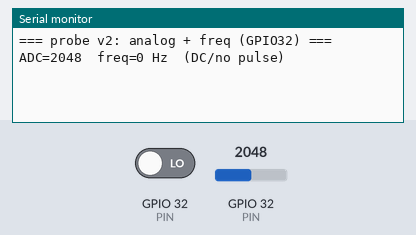
Recording of a sketch running on a simulated ESP32. Parts: the last lines printed to the serial monitor. The inputs (shaded band) are chosen by the test bench; at power-on: GPIO 32 (PIN) = 2048, GPIO 32 (PIN) LOW.

Above: at 1.9 s.
2.0 s: GPIO 32 (PIN) set to 2866
At 2.6 s:
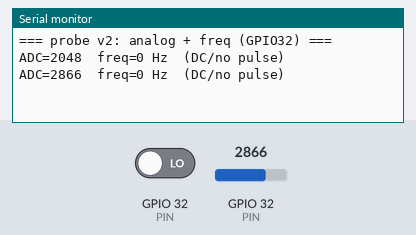
6.2 s: GPIO 32 (PIN) set to 3603
At 6.8 s:
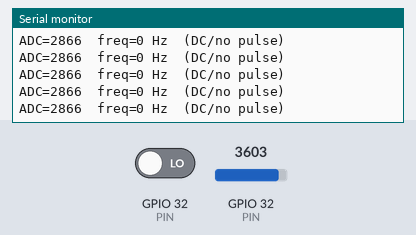
Timing chart, 0 to 9.2 s (numbered marks = the images above; inputs shaded):
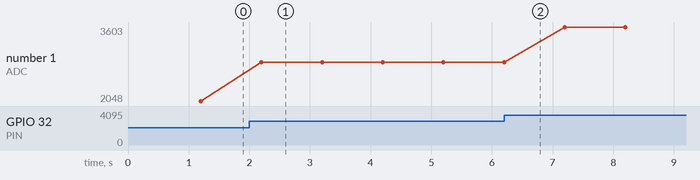

Measured:
- after the input at 2.0 s, the serial monitor: prints a new line after 0.20 s (image 1)
- plotted number 1: 2048 → 2866 after the input at 2.0 s, 2866 → 3603 after the input at 6.2 s

The sketch:

soil_probe_v2.ino
```cpp
// soil_probe_v2.ino — 双测：ADC 电压 + 方波频率，判断传感器输出类型
// 只测 GPIO32。预期：
//   - 若 ADC 有明显读数且随干/湿变化 -> 模块是 AOUT 模拟输出，用 analogRead
//   - 若 freq 有读数 -> 模块是方波输出，用 pulseIn/PCNT
const int PIN = 32;

void setup() {
  Serial.begin(115200);
  pinMode(PIN, INPUT);
  analogSetPinAttenuation(PIN, ADC_11db); // 满量程 0~3.3V
  Serial.println("=== probe v2: analog + freq (GPIO32) ===");
}

void loop() {
  static unsigned long last = 0;
  if (millis() - last < 1000) return;
  last = millis();

  int adc = analogRead(PIN);                 // 0~4095
  unsigned long th = pulseIn(PIN, HIGH, 100000); // 0.1s 超时
  unsigned long tl = pulseIn(PIN, LOW, 100000);
  float f = (th > 0 && tl > 0) ? 1000000.0f / (th + tl) : 0;

  Serial.printf("ADC=%d  freq=%.0f Hz  %s\n", adc, f,
                f > 0 ? "(PULSE)" : "(DC/no pulse)");
}
```
